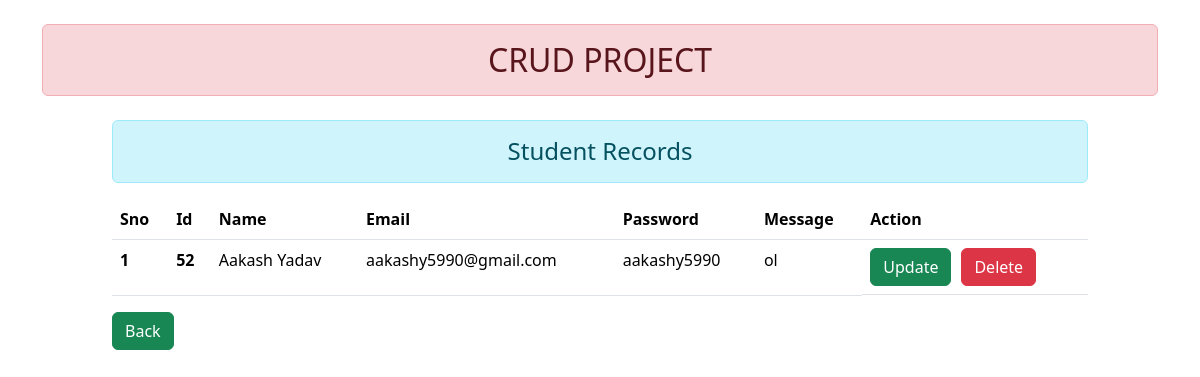
Before: /show/ with the older database file.
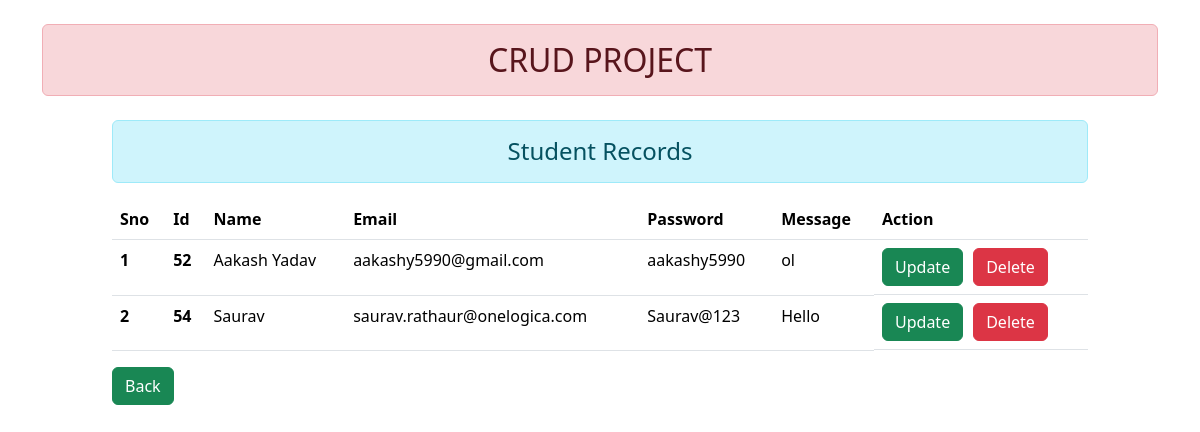
After: the same page with the newer database file.
### enroll/models.py (models this page shows)
class User(models.Model):
    name = models.CharField(max_length=70)
    email = models.EmailField(max_length=70)
    password = models.CharField(max_length=70)
    message = models.CharField(max_length=70)

### enroll/views.py (the view)
# urls.py: path('show/',views.showdata,name="show"),
def showdata(request):
    stud = User.objects.all()
    return render(request,'enroll/showdata.html',{'stu':stud})

### enroll/templates/enroll/showdata.html (shortened to what this page needs)
{% extends 'base.html' %}
{% block content %}
<div class="container-fluid mt-4 ">
    <div class="row">
        <div class="col-sm-10 offset-1">
            <h4 class="alert alert-info text-center">Student Records</h4>
            {% if stu %}
            <table class="table table-hover">
                <thead>
                    <tr>
                      <th scope="col">Sno</th>
                      <th scope="col">Id</th>
                      <th scope="col">Name</th>
                      <th scope="col">Email</th>
                      <th scope="col">Password</th>
                      <th scope="col">Message</th>
                      <th scope="col">Action</th>
                    </tr>
                </thead>
                <tbody>
                    {% for st in stu %}
                    <tr>
                      <th scope="row">{{forloop.counter}}</th>
                      <th>{{st.id}}</th>
                      <td>{{st.name}}</td>
                      <td>{{st.email}}</td>
                      <td>{{st.password}}</td>
                      <td>{{st.message}}</td>
                      <td class="flex">
                        <a href="{% url 'update' st.id %}" class="btn btn-success">Update</a>
                        <form action="{% url 'delete' st.id %}" method="POST">
                            <input type="submit" class="btn btn-danger" value="Delete">
                        </form>
                      </td>
                    </tr>
                    {% endfor %}
                </tbody>
              </table>
              {% else %}
              <h4 class="alert alert-warning text-center">Database is empty</h4>
              {% endif %}
              <a href="{% url 'home' %}" class="btn btn-success">Back</a>
        </div>
    </div>
</div>
{% endblock content %}

### templates/base.html (shortened to what this page needs)
<!DOCTYPE html>
{% load static %}
<html lang="en">
<head>
    <link rel="stylesheet" href="{% static 'css/style.css' %}">
    <link rel="stylesheet" href="{% static 'css/bootstrap.css' %}">
</head>
<body>
    <div class="container mt-4">
        <h2 class="alert alert-danger text-center">CRUD PROJECT</h2>
    </div>
    {% block content %}
    {% endblock content %}
</body>
</html>

### static/css/style.css (style rules this page uses)
.flex { display: flex ; align-items: center; column-gap: 10px; }

Changed rows visible on the page:
added User: id "54", name "Saurav", email "saurav.rathaur@onelogica.com", password "Saurav@123", message "Hello"
